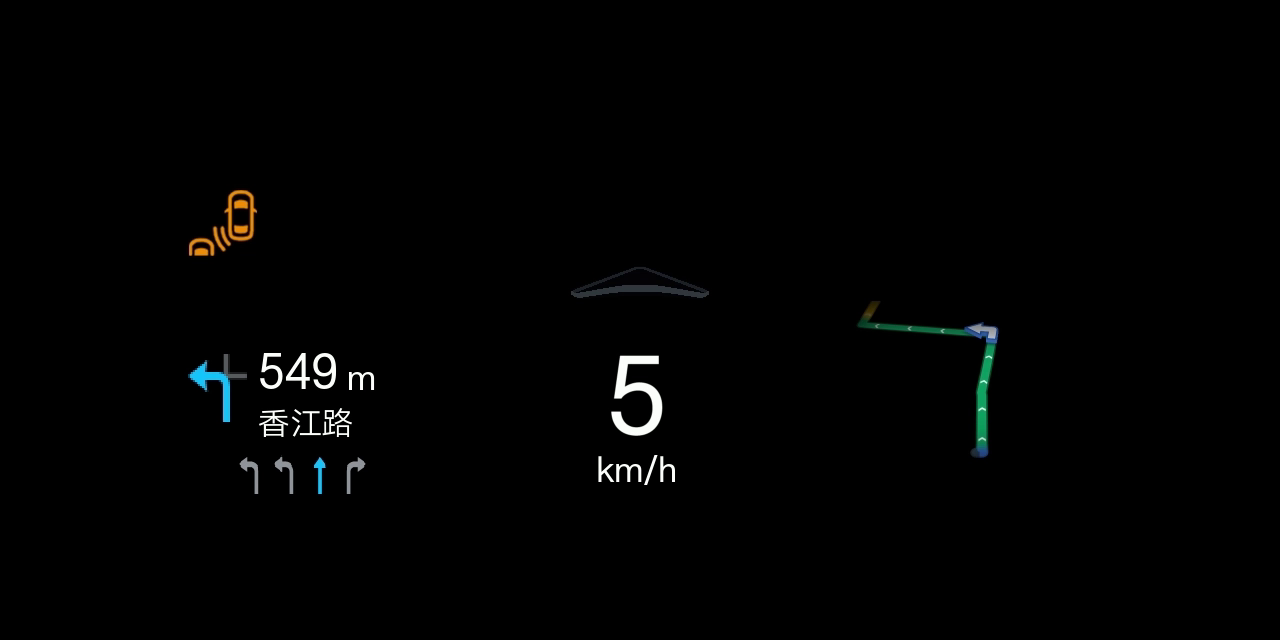
#> input picture TemporaryResources/ARHUD_frames/frame_0094.png, 1280 x 640 px
$ python template_matching_sift.py
#> lines starting #> are read from the running program, lines starting #| are printed output that depends on the picture; pictures that were not available may be replaced by others from this repository, and a replacement may not be noted
### image_preprocessing.py
import cv2
import numpy as np

# 功能：图像预处理
# 内容：gamma校正 + 高斯滤波 + 图像锐化 + 边缘提取

def gamma_correction(image, gamma=1.0):
    """使用向量化操作优化的Gamma校正"""
    if gamma <= 0:
        raise ValueError("Gamma值必须大于0")
    inv_gamma = 1.0 / gamma
    table = np.power(np.arange(256)/255.0, inv_gamma) * 255
    table = np.clip(table, 0, 255).astype("uint8")
    return cv2.LUT(image, table)

def preprocess_v_channel(v_channel):
    """对V通道进行预处理——gamma校正+高斯滤波+锐化"""
    gamma = 1.5
    gamma_corrected = gamma_correction(v_channel, gamma)
    blurred = cv2.GaussianBlur(gamma_corrected, (5, 5), 0)
    kernel = np.array([[0, -1, 0], [-1, 5, -1], [0, -1, 0]], dtype=np.float32)
    sharpened = cv2.filter2D(blurred, -1, kernel)
    return sharpened

# [19 lines left out: function main, not called in this run]

# [2 lines that do not run on import are left out]

### auto_labeling/algri draft/template_matching_sift.py
import cv2
import numpy as np
from image_preprocessing import preprocess_v_channel
import time
import os
import re
from collections import defaultdict
from typing import List, Tuple, Dict, Optional
start_time = time.time()

# =============================
# 参数设置
# =============================
FLANN_CHECKS = 50         # FLANN 匹配器搜索时检查的最近邻节点数。值越大越精确但越慢
MATCH_THRESHOLD = 30      # 匹配率阈值（百分比）
MIN_MATCH_COUNT = 4       # 单次匹配所需最小内点数(至少为4)
INLIER_DISTANCE = 5.0     # RANSAC 投影误差（单位：像素）
OVERLAP_THRESHOLD = 0.3   # 去重阈值（IoU）

# =============================
# 模板图像路径列表（可扩展）
# =============================


# 目标图像路径
target_path = '../../TemporaryResources/ARHUD_frames/'
target_list =  os.listdir(target_path)
target_label = "TemporaryResources/label/"
target_muban = "TemporaryResources/muban/"
label_images = "TemporaryResources/label_images/"
muban_list2 = os.listdir(target_muban)
muban_list = [target_muban+i for i in muban_list2]


# 不同模板的绘制颜色（BGR），自动循环使用
colors = [
    (0, 255, 0),     # 绿色
    (255, 0, 0),     # 蓝色
    (0, 0, 255),     # 红色
    (255, 255, 0),   # 青色
    (255, 0, 255),   # 品红
    (0, 255, 255),   # 黄色
    (255, 165, 0),   # 橙色
    (128, 0, 128),   # 紫色
    (255, 192, 203), # 粉色
]


# =============================
# 定义单个模板匹配函数
# =============================
def match_single_template(template_path,des2_target , color):
    print(f"\n--- 开始匹配模板: {template_path} ---")

    # 读取模板图像
    template_bgr = cv2.imread(template_path)
    if template_bgr is None:
        print(f"模板图像读取失败: {template_path}")
        return []

    template_hsv = cv2.cvtColor(template_bgr, cv2.COLOR_BGR2HSV)
    template_v = cv2.split(template_hsv)[2]
    template_gray = preprocess_v_channel(template_v)

    # 提取模板特征
    kp1, des1 = sift.detectAndCompute(template_gray, None)
    if des1 is None or des1.size == 0:
        print(f"模板 {template_path} 无有效描述子，跳过")
        return []

    des1 = np.float32(des1)
    h, w = template_gray.shape
    corners = np.float32([[0, 0], [0, h-1], [w-1, h-1], [w-1, 0]]).reshape(-1, 1, 2)

    # 获取所有knn匹配对
    all_matches = flann.knnMatch(des1, des2_target, k=2)
    print(f"模板 {os.path.basename(template_path)}: 总knn匹配对数: {len(all_matches)}")

    bounding_boxes = []           # 存储该模板的包围框
    used_train_indices = set()    # 已使用的目标图关键点索引

    # 主循环：查找多个匹配实例
    while True:
        candidate_matches = []
        good_matches = []

        # 筛选未使用的关键点匹配对
        for m, n in all_matches:
            if m.trainIdx not in used_train_indices:
                candidate_matches.append((m, n))

        # Lowe's Ratio Test
        for m, n in candidate_matches:
            if m.distance < 0.7 * n.distance:
                good_matches.append(m)

        if len(good_matches) < MIN_MATCH_COUNT:
            print("优质匹配不足，退出循环")
            break

        match_rate = (len(good_matches) / len(candidate_matches)) * 100 if candidate_matches else 0
        print(f"本轮匹配率: {match_rate:.2f}% (优质匹配: {len(good_matches)})")

        if match_rate < MATCH_THRESHOLD:
            print(f"匹配率低于阈值 {MATCH_THRESHOLD}%，停止")
            break

        # 提取点对
        src_pts = np.float32([kp1[m.queryIdx].pt for m in good_matches]).reshape(-1, 1, 2)
        dst_pts = np.float32([kp2_target[m.trainIdx].pt for m in good_matches]).reshape(-1, 1, 2)

        # RANSAC 计算单应性矩阵
        H, mask = cv2.findHomography(src_pts, dst_pts, cv2.RANSAC, INLIER_DISTANCE, confidence=0.99, maxIters=2000)
        if H is None or mask is None:
            break

        matches_mask = mask.ravel().tolist()
        inlier_matches = [good_matches[i] for i in range(len(good_matches)) if matches_mask[i]]

        if len(inlier_matches) < MIN_MATCH_COUNT:
            break

        # 重新计算更精确的H
        inlier_src = np.float32([kp1[m.queryIdx].pt for m in inlier_matches]).reshape(-1, 1, 2)
        inlier_dst = np.float32([kp2_target[m.trainIdx].pt for m in inlier_matches]).reshape(-1, 1, 2)
        H_refined, _ = cv2.findHomography(inlier_src, inlier_dst, cv2.RANSAC, INLIER_DISTANCE)
        if H_refined is None:
            break

        # 投影角点
        transformed_corners = cv2.perspectiveTransform(corners, H_refined)
        transformed_corners = np.int32(transformed_corners)

        x_coords = transformed_corners[:, 0, 0]
        y_coords = transformed_corners[:, 0, 1]
        x_min, x_max = int(np.min(x_coords)), int(np.max(x_coords))
        y_min, y_max = int(np.min(y_coords)), int(np.max(y_coords))

        # 重叠检测（仅在当前模板内部去重）
        is_overlapping = False
        for (bx_min, bx_max, by_min, by_max) in bounding_boxes:
            inter_xmin = max(x_min, bx_min)
            inter_xmax = min(x_max, bx_max)
            inter_ymin = max(y_min, by_min)
            inter_ymax = min(y_max, by_max)
            if inter_xmin < inter_xmax and inter_ymin < inter_ymax:
                inter_area = (inter_xmax - inter_xmin) * (inter_ymax - inter_ymin)
                curr_area = (x_max - x_min) * (y_max - y_min)
                prev_area = (bx_max - bx_min) * (by_max - by_min)
                union_area = curr_area + prev_area - inter_area
                if union_area > 0 and inter_area / union_area > OVERLAP_THRESHOLD:
                    is_overlapping = True
                    break

        if is_overlapping:
            print("检测到重叠区域，跳过")
        else:
            bounding_boxes.append((x_min, x_max, y_min, y_max))
            # cv2.rectangle(result_image, (x_min, y_min), (x_max, y_max), color, 2)
            print(f"匹配成功: ({x_min}, {y_min}) - ({x_max}, {y_max})")

        # 标记已用关键点
        used_train_indices.update(m.trainIdx for m in inlier_matches)

    print(f"模板 {os.path.basename(template_path)} 共找到 {len(bounding_boxes)} 个实例")
    return bounding_boxes

# [6 lines left out: function xyxy_to_yolo, not called in this run]
def get_prefix(filename: str) -> str:
    """
    例：
        velocity1.png   -> "velocity"
        velocity10.png  -> "velocity"
        find2.png       -> "find"
        daohang1.png    -> "daohang"
        my_image.png    -> "my_image" (没有数字，直接返回去掉扩展名的部分)
    """
    # 先去掉扩展名
    name = filename.rsplit('.', 1)[0]

    # 正则找第一个数字或下划线的位置
    m = re.search(r'[\d_]', name)
    if m:
        return name[:m.start()]          # 前缀 = 左侧子串
    else:
        return name                      # 整个名字本身就是前缀


def merge_by_prefix(
    data: Dict[str, List[Tuple[int, int, int, int]]],
    metric: str = "area"
) -> Dict[str, Optional[Tuple[int, int, int, int]]]:
    """
    参数
    ----
    data   : 原始 {filename: [bbox, ...]} 结构
    metric : 用来比较大小的指标，"area"（默认）或 "perimeter"

    返回
    ----
    {prefix: (x1, y1, x2, y2) 或 None}
    """
    # ① 建立 prefix → 所有框的列表
    grouped: Dict[str, List[Tuple[int, int, int, int]]] = defaultdict(list)

    for fname, boxes in data.items():
        pref = get_prefix(fname)
        grouped[pref].extend(boxes)          # 把同类的所有框都放进来

    # ② 按指标挑选“最大”的框
    result: Dict[str, Optional[Tuple[int, int, int, int]]] = {}

    for pref, boxes in grouped.items():
        if not boxes:                        # 该类根本没有框
            result[pref] = None
            continue

        # 计算比较值
        if metric == "area":
            key_func = lambda b: (b[2] - b[0]) * (b[3] - b[1])   # w * h
        elif metric == "perimeter":
            key_func = lambda b: 2 * ((b[2] - b[0]) + (b[3] - b[1]))
        else:
            raise ValueError("metric must be 'area' or 'perimeter'")

        # max() 会返回面积/周长最大的那个框
        best_box = max(boxes, key=key_func)
        result[pref] = best_box

    return result


# =============================
# 读取目标图像
# =============================
# 初始化SIFT（只需一次）
sift = cv2.SIFT_create(nfeatures=0, nOctaveLayers=3, contrastThreshold=0.04, edgeThreshold=10, sigma=1.0)
for item_path in target_list:
    target_bgr = cv2.imread(target_path+item_path)
#> target_bgr is the input picture: shape (640, 1280, 3); mean B, G, R 2.1, 2.3, 2

    if target_bgr is None:
        print(f"目标图像读取失败: {target_path}")
        exit()

    target_hsv = cv2.cvtColor(target_bgr, cv2.COLOR_BGR2HSV)
#> target_hsv: shape (640, 1280, 3); mean H, S, V 1.7, 3.4, 2.5
    target_v = cv2.split(target_hsv)[2]
    target_gray = preprocess_v_channel(target_v)


    kp2_target, des2_target = sift.detectAndCompute(target_gray, None)
#> kp2_target = 492 keypoints; strongest (x, y, size): (320, 464, 7.3), (200, 376, 13.2), (617, 417, 8), (226, 417, 6.3)

    if des2_target is None or des2_target.size == 0:
        print("目标图像无法提取特征描述子，匹配失败")
        # cv2.imshow('Matched Result', target_bgr)
        # cv2.waitKey(0)
        # cv2.destroyAllWindows()
        label_path = target_label + item_path[:-4] + ".txt"
        cv2.imwrite(label_images + item_path, target_bgr)
        with open(label_path, "w", encoding="utf-8") as f_label:
            # 遍历每个模板的检测框
            f_label.write("")

        continue
        # exit()

    # 转换为 float32
    des2_target = np.float32(des2_target)
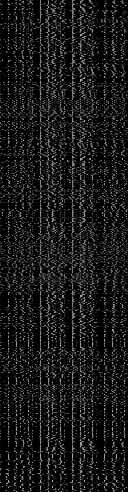
#> des2_target: shape (492, 128) float32; min 0, max 173, mean 24.5

    # 初始化 FLANN 匹配器
    FLANN_INDEX_KDTREE = 1
    index_params = dict(algorithm=FLANN_INDEX_KDTREE, trees=5)
    search_params = dict(checks=FLANN_CHECKS)
    flann = cv2.FlannBasedMatcher(index_params, search_params)

    # 创建结果图像（彩色）
    result_image = target_bgr.copy()

    # 存储所有已绘制的包围框（用于不同模板之间的去重？可选）
    # 如果你希望不同模板之间也避免重叠，可以统一去重；否则只在单个模板内去重
    # 这里我们 **每个模板独立去重**，不同模板允许重叠


    # =============================
    # 主循环：遍历所有模板
    # =============================
    all_results = {}

    for idx, tpl_path in enumerate(muban_list):
        color = colors[idx % len(colors)]  # 循环使用颜色
        boxes = match_single_template(tpl_path,des2_target, color)
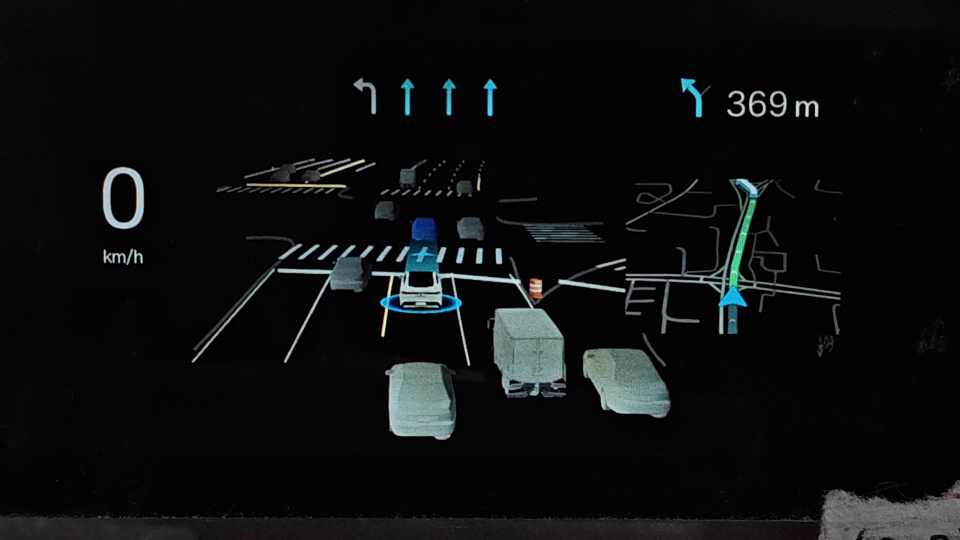
#> input picture image2.png, 1920 x 1080 px, given as the content of the folder TemporaryResources/muban/, which was not available (shown at 1/2 size)
#> in match_single_template, template_bgr is the input picture: shape (1080, 1920, 3); mean B, G, R 15.2, 14.7, 13
#> in match_single_template, `template_v = cv2.split(template_hsv)[2]`:
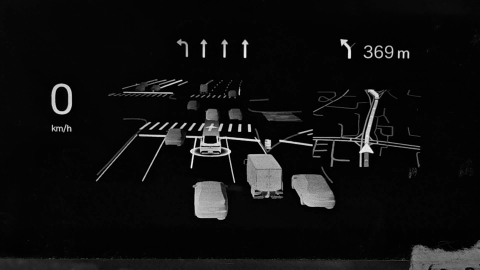
#> template_v: shape (1080, 1920) (shown at 1/4 size); min 0, max 255, mean 15.6
#> call 2 of gamma_correction, with gamma = 1.5
#> in gamma_correction (call 2), `return cv2.LUT(image, table)`:
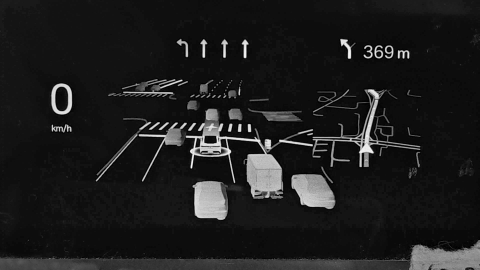
#> returned value: shape (1080, 1920) (shown at 1/4 size); min 0, max 255, mean 29.1
#> in match_single_template, `kp1, des1 = sift.detectAndCompute(template_gray, None)`: kp1 = 3002 keypoints; strongest (x, y, size): (980, 225, 8.8), (1398, 226, 9.9), (766, 668, 6), (980, 224, 9.5)
#> in match_single_template, `all_matches = flann.knnMatch(des1, des2_target, k=2)`: all_matches = 3002 matches
#| 模板 image2.png: 总knn匹配对数: 3002
#> after the loop in match_single_template, `while True:`: bounding_boxes = []; used_train_indices = 0 items
#| 模板 image2.png 共找到 0 个实例
#> boxes = []
        all_results[os.path.basename(tpl_path)] = boxes

    img_h, img_w = target_bgr.shape[:2]
    merged = merge_by_prefix(all_results)
#> the loop in merge_by_prefix, `for fname, boxes in data.items():` made 1 pass
#> merged = 1 item


    name_to_id = {fname: idx for idx, fname in enumerate(merged)}
#> name_to_id = {'image': 0}


    # 为当前目标图像创建对应的 txt 文件（与图片同名）
    label_path = target_label +item_path[:-4] + ".txt"
    with open(label_path, "w", encoding="utf-8") as f_label:
        # 遍历每个模板的检测框
        for tpl_name, boxes in merged.items():  # 直接遍历文件名，省掉 enumerate
            class_id = name_to_id[tpl_name]  # 正确使用映射表
            if boxes is None:
                continue
            for (x_min, x_max, y_min, y_max) in [boxes]:
                cv2.rectangle(result_image, (x_min, y_min), (x_max, y_max), colors[0], 2)
                xc, yc, w, h = xyxy_to_yolo(x_min, y_min, x_max, y_max,
                                            img_w, img_h)
                f_label.write(f"{class_id} {xc:.6f} {yc:.6f} {w:.6f} {h:.6f}\n")
#> this loop made 1 pass
#> (tpl_name, boxes, class_id) on pass 1: ('image', None, 0)
    # =============================
    # 输出统计与显示
    # =============================
    print("\n" + "="*50)
    for name, boxes in all_results.items():
        print(f"{name}: 找到 {len(boxes)} 个匹配实例")
#> this loop made 1 pass
#> (printed output is left out)

    total_instances = sum(len(boxes) for boxes in all_results.values())
#> total_instances = 0
    print(f"总共找到 {total_instances} 个匹配实例")
#| 总共找到 0 个匹配实例

    execution_time = time.time() - start_time
    print(f"总运行时间: {execution_time:.2f} 秒")

    # 显示结果
    cv2.imwrite(label_images+item_path, result_image)
#> pass 2 of the loop `for item_path in target_list:`:
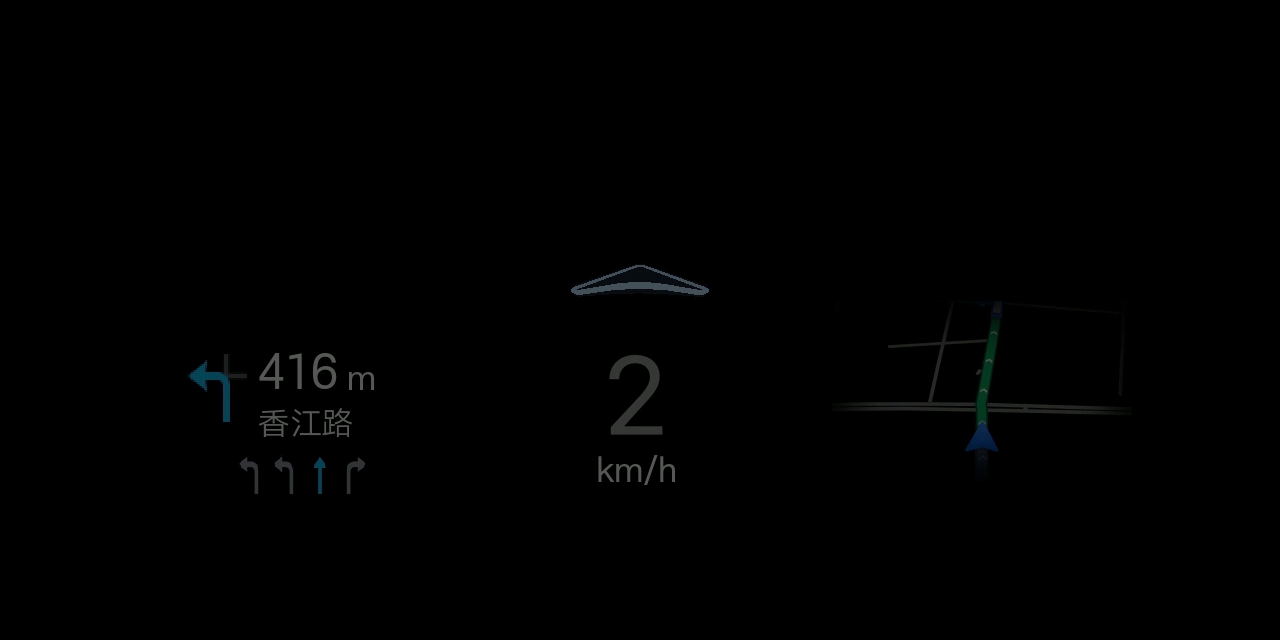
#> input picture TemporaryResources/ARHUD_frames/frame_0205.png, 1280 x 640 px
#> target_bgr is the input picture: shape (640, 1280, 3); mean B, G, R 0.9, 0.8, 0.7
#> blurred: shape (640, 1280)
#> sharpened: shape (640, 1280)
#> kp2_target = 473 keypoints; strongest (x, y, size): (350, 388, 2.4), (673, 480, 2.4), (361, 388, 2.4), (277, 386, 3.2)
#> `des2_target = np.float32(des2_target)`:
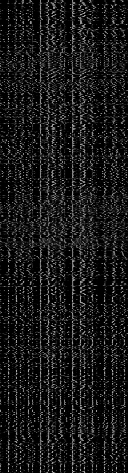
#> des2_target: shape (473, 128) float32; min 0, max 178, mean 24.4
#| 模板 image2.png: 总knn匹配对数: 3002
#| 模板 image2.png 共找到 0 个实例
#> the loop in merge_by_prefix (call 2), `for fname, boxes in data.items():` made 1 pass
#> the loop `for tpl_name, boxes in merged.items():` made 1 pass
#> the loop `for name, boxes in all_results.items():` made 1 pass
#> (printed output is left out)
#| 总共找到 0 个匹配实例
#> pass 3 of the loop `for item_path in target_list:`:
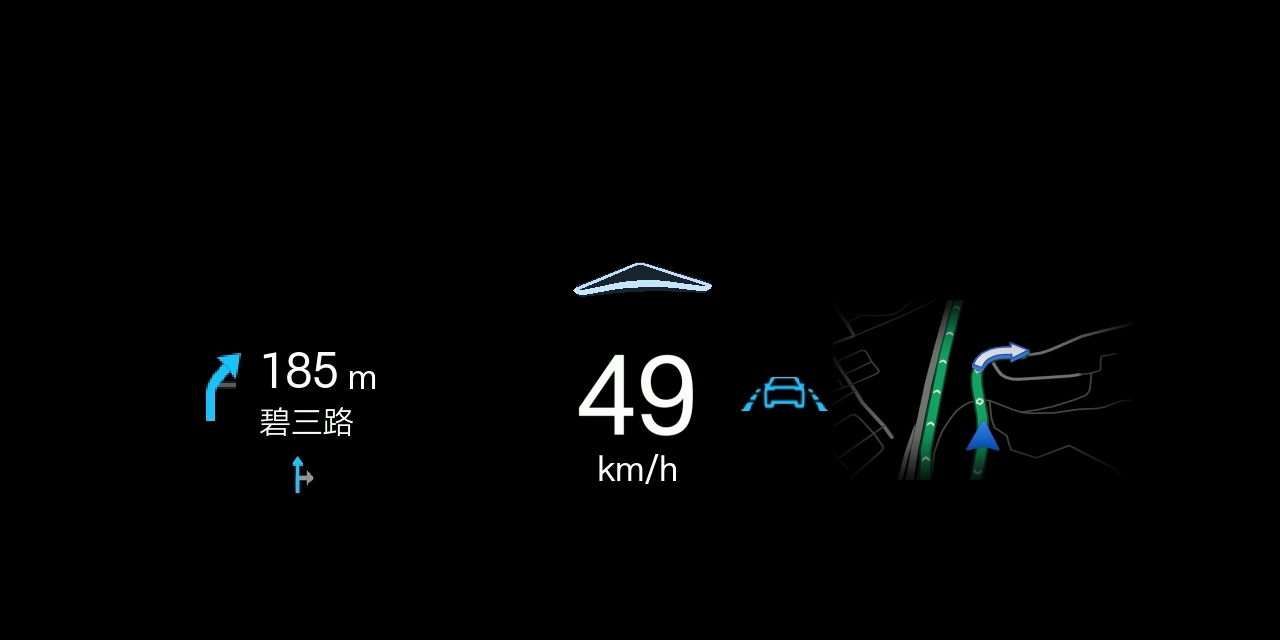
#> input picture TemporaryResources/ARHUD_frames/frame_0293.png, 1280 x 640 px
#> target_bgr is the input picture: shape (640, 1280, 3); mean B, G, R 3.8, 3.7, 2.9
#> in preprocess_v_channel (call 5), `blurred = cv2.GaussianBlur(gamma_corrected, (5, 5), 0)`:
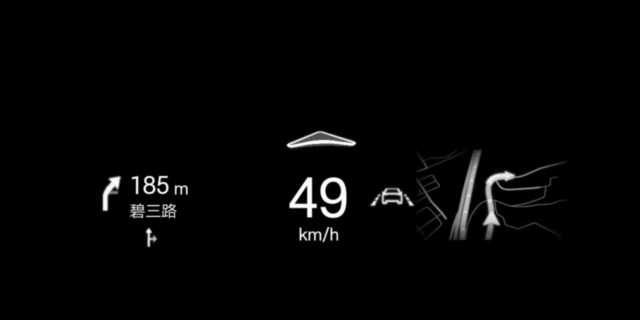
#> blurred: shape (640, 1280) (shown at 1/2 size); min 0, max 254, mean 4.7
#> kp2_target = 696 keypoints; strongest (x, y, size): (297, 463, 6.6), (230, 363, 14.2), (747, 407, 5.5), (648, 420, 8.1)
#> `des2_target = np.float32(des2_target)`:
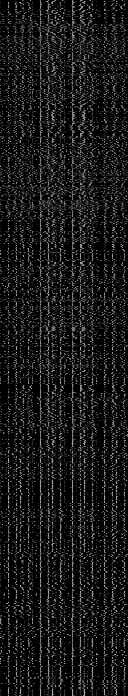
#> des2_target: shape (696, 128) float32; min 0, max 181, mean 24.1
#| 模板 image2.png: 总knn匹配对数: 3002
#| 模板 image2.png 共找到 0 个实例
#| 总共找到 0 个匹配实例
    # cv2.waitKey(0)
    # cv2.destroyAllWindows()
